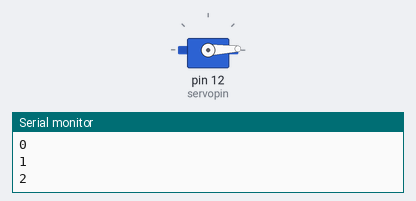
The sketch below on a simulated Arduino Uno, built with avr-gcc and run on an emulated ATmega328P. Parts: servo, the last lines printed to the serial monitor.

Above: at 0.05 s.
At 1.75 s:
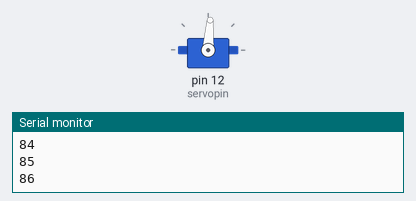
At 3.5 s:
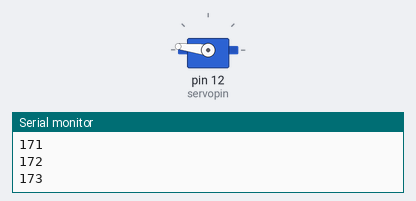
At 6.95 s:
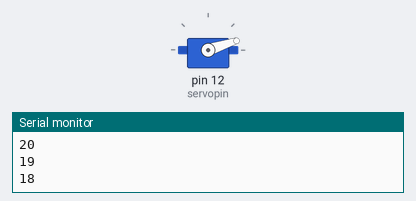
Timing chart, 0 to 9.5 s (numbered marks = the images above):
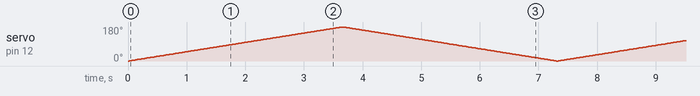

The sketch:

servo_motor.ino
```cpp
#include <Servo.h>


const byte servopin = 12;

Servo servo;

void setup() {
  // put your setup code here, to run once:
  Serial.begin(115200);
  servo.attach(servopin);

}

void loop() {
  // put your main code here, to run repeatedly:
  int i;
  for(i=0;i<=180;i++)
  {
    servo.write(i);
    Serial.println(i);
    delay(20);
  }

  for(i=180;i>=0;i--)
  {
    servo.write(i);
    Serial.println(i);
    delay(20);
  }
}
```
